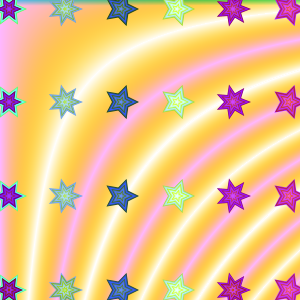
Frame 1 (no input)
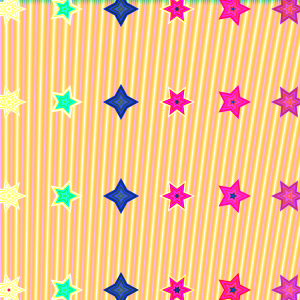
Frame 60 (the mouse pressed at the canvas centre just before this capture)
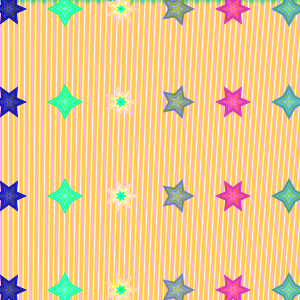
Frame 120 (the mouse held since frame 60 and released just before this capture)

The Processing sketch that drew these frames (run headless with seeded random() and noise(); from frame 60 on, the mouse is pressed at the canvas centre):

// Processing sketch: processing_179175
// ── processing_179175.pde

int dim;
float angle = 0;
float px = 0, py = 0;
float amplitude = 2;
float frequency = 0;
float fillGap = 5;
color c;

void setup() {
  size(300, 300);
  dim = width/4;
  background(0);
  frameRate(7);
}
void draw() {
    background(0);
    for (int i =- 15; i < height+15; i++){
    angle = 0;
    frequency+=.01;
    for (float j = 0; j < width+15; j++){
      py = i + sin(2*radians(angle)) * 2;
      px = i + 0.8*cos(radians(angle));
      angle += frequency;
      c =  color(abs(px-2*i)*60/amplitude, 255-abs(px-i)*180/amplitude, 255-abs(py-i)*180/amplitude);
      for (int filler = 0; filler < fillGap; filler++){
        //set(int(j+px-filler), int(py)-filler, c/80);
        set(int(j), int(px)-filler, c);
        //set(int(j+px)-filler, int(j+px-filler),c/80);
      }
    }
  }
      for (int x = dim/8; x <= width+dim/8; x+=dim*3/4) {
          int rad=dim/4;
          int spike=int(random(4,8));
          float h = random(0, 360);
          float g = random(0,360);
          float k=random(0,360);
          for (int r=rad;r>0;--r){
              for (int i=0;i<=3;i++){
                  drawStar(r,2,spike,h,g,k,x,height*(i)*5/16+(dim+2)/8);
                  h = (h + 1) % 360;
                  g = (g + 1) % 360;
                  k = (k + 15) % 360;
              }
          }
      }
}

void drawStar(int outerRadius,int ratio,int numSpikes,float h, float g, float k, int xpos, int ypos){
    PVector[] points=new PVector[numSpikes*2];
    float angle = TWO_PI / points.length; 
    int innerRadius=outerRadius/ratio;
    for ( int i = 0; i < points.length; i++ ) { 
        float x, y;    
        if ( i % 2 == 0 ) {
            x = cos( angle * i ) * outerRadius;
            y = sin( angle * i ) * outerRadius;
        } else {
            x = cos( angle * i ) * innerRadius;
            y = sin( angle * i ) * innerRadius;
        }  
        points[i] = new PVector( x, y );
    }
    smooth();
    fill(h,g,k);
    specular(255, 100, 255);
    ambient(51, 26, 0);
    shininess(80.0);
    noStroke();
    beginShape();
    for (int i = 0; i < points.length; i++) {
        vertex( points[i].x+xpos, points[i].y+ypos );
    }
    endShape(CLOSE);        
}
